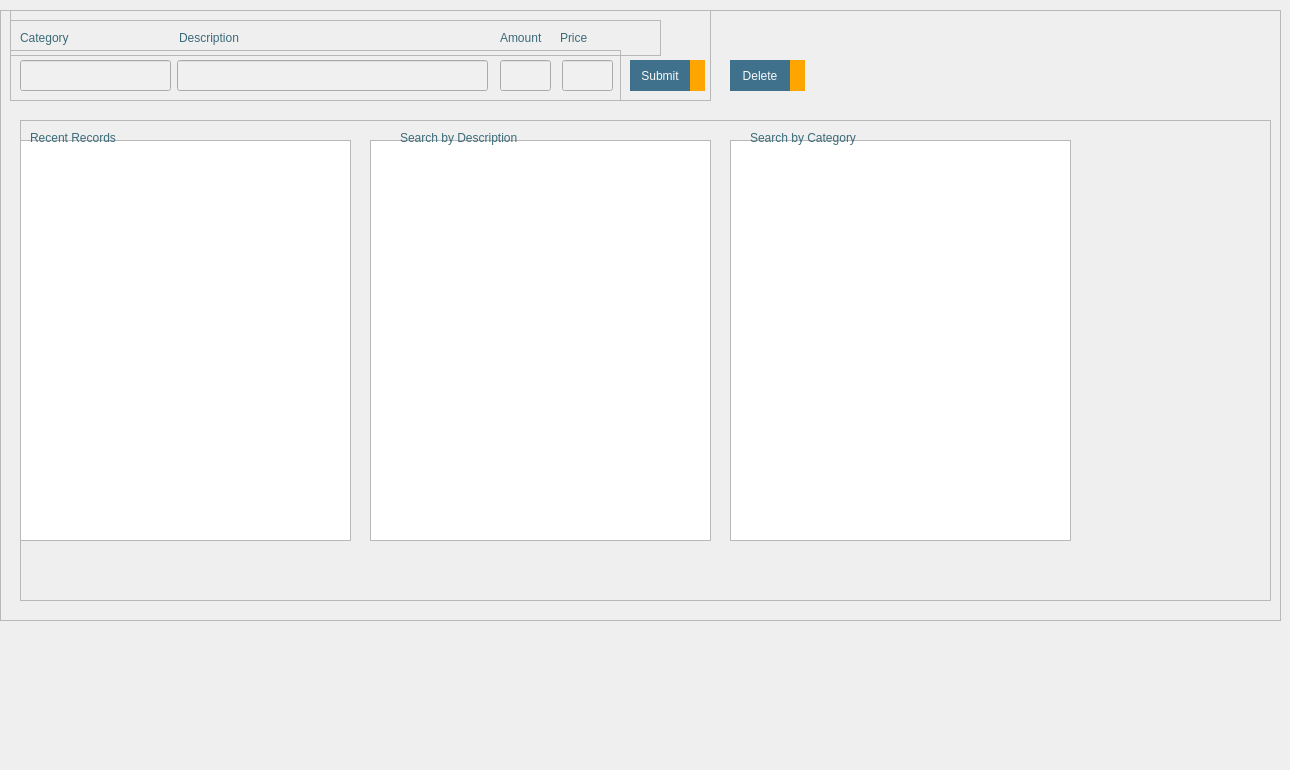
       <widget class="QWidget" name="food_menu">
        <attribute name="title">
         <string>Food Menu</string>
        </attribute>
        <widget class="QFrame" name="frame_3">
         <property name="geometry">
          <rect>
           <x>0</x>
           <y>10</y>
           <width>1281</width>
           <height>611</height>
          </rect>
         </property>
         <property name="frameShape">
          <enum>QFrame::Shape::StyledPanel</enum>
         </property>
         <property name="frameShadow">
          <enum>QFrame::Shadow::Raised</enum>
         </property>
         <widget class="QFrame" name="frame_8">
          <property name="geometry">
           <rect>
            <x>10</x>
            <y>0</y>
            <width>701</width>
            <height>91</height>
           </rect>
          </property>
          <property name="frameShape">
           <enum>QFrame::Shape::StyledPanel</enum>
          </property>
          <property name="frameShadow">
           <enum>QFrame::Shadow::Raised</enum>
          </property>
          <widget class="QFrame" name="frame_6">
           <property name="geometry">
            <rect>
             <x>0</x>
             <y>40</y>
             <width>611</width>
             <height>51</height>
            </rect>
           </property>
           <property name="frameShape">
            <enum>QFrame::Shape::StyledPanel</enum>
           </property>
           <property name="frameShadow">
            <enum>QFrame::Shadow::Raised</enum>
           </property>
           <widget class="QLineEdit" name="lineEdit_price">
            <property name="geometry">
             <rect>
              <x>552</x>
              <y>10</y>
              <width>51</width>
              <height>31</height>
             </rect>
            </property>
            <property name="styleSheet">
             <string notr="true">selection-background-color: rgb(184, 184, 184);
font: 10pt &quot;Segoe UI&quot;;
color: rgb(58, 58, 58);
background-color: rgb(240, 240, 240);
border-color: rgb(52, 52, 52);</string>
            </property>
           </widget>
           <widget class="QLineEdit" name="lineEdit_category">
            <property name="geometry">
             <rect>
              <x>10</x>
              <y>10</y>
              <width>151</width>
              <height>31</height>
             </rect>
            </property>
            <property name="styleSheet">
             <string notr="true">selection-background-color: rgb(184, 184, 184);
font: 10pt &quot;Segoe UI&quot;;
color: rgb(58, 58, 58);
background-color: rgb(240, 240, 240);
border-color: rgb(52, 52, 52);</string>
            </property>
           </widget>
           <widget class="QLineEdit" name="lineEdit_amount">
            <property name="geometry">
             <rect>
              <x>490</x>
              <y>10</y>
              <width>51</width>
              <height>31</height>
             </rect>
            </property>
            <property name="styleSheet">
             <string notr="true">selection-background-color: rgb(184, 184, 184);
font: 10pt &quot;Segoe UI&quot;;
color: rgb(58, 58, 58);
background-color: rgb(240, 240, 240);
border-color: rgb(52, 52, 52);</string>
            </property>
           </widget>
           <widget class="QLineEdit" name="lineEdit_description">
            <property name="geometry">
             <rect>
              <x>167</x>
              <y>10</y>
              <width>311</width>
              <height>31</height>
             </rect>
            </property>
            <property name="styleSheet">
             <string notr="true">selection-background-color: rgb(184, 184, 184);
font: 10pt &quot;Segoe UI&quot;;
color: rgb(58, 58, 58);
background-color: rgb(240, 240, 240);
border-color: rgb(52, 52, 52);</string>
            </property>
           </widget>
          </widget>
          <widget class="QFrame" name="frame_9">
           <property name="geometry">
            <rect>
             <x>0</x>
             <y>10</y>
             <width>651</width>
             <height>36</height>
            </rect>
           </property>
           <property name="frameShape">
            <enum>QFrame::Shape::StyledPanel</enum>
           </property>
           <property name="frameShadow">
            <enum>QFrame::Shadow::Raised</enum>
           </property>
           <widget class="QLabel" name="label_6">
            <property name="geometry">
             <rect>
              <x>10</x>
              <y>10</y>
              <width>131</width>
              <height>16</height>
             </rect>
            </property>
            <property name="styleSheet">
             <string notr="true">color: rgb(59, 106, 120);
font: 9pt &quot;Segoe UI&quot;;</string>
            </property>
            <property name="text">
             <string>Category</string>
            </property>
           </widget>
           <widget class="QLabel" name="label_9">
            <property name="geometry">
             <rect>
              <x>169</x>
              <y>10</y>
              <width>121</width>
              <height>16</height>
             </rect>
            </property>
            <property name="styleSheet">
             <string notr="true">color: rgb(59, 106, 120);
font: 9pt &quot;Segoe UI&quot;;</string>
            </property>
            <property name="text">
             <string>Description</string>
            </property>
           </widget>
           <widget class="QLabel" name="label_10">
            <property name="geometry">
             <rect>
              <x>490</x>
              <y>10</y>
              <width>61</width>
              <height>16</height>
             </rect>
            </property>
            <property name="styleSheet">
             <string notr="true">color: rgb(59, 106, 120);
font: 9pt &quot;Segoe UI&quot;;</string>
            </property>
            <property name="text">
             <string>Amount</string>
            </property>
           </widget>
           <widget class="QLabel" name="label_11">
            <property name="geometry">
             <rect>
              <x>550</x>
              <y>10</y>
              <width>61</width>
              <height>16</height>
             </rect>
            </property>
            <property name="styleSheet">
             <string notr="true">color: rgb(59, 106, 120);
font: 9pt &quot;Segoe UI&quot;;</string>
            </property>
            <property name="text">
             <string>Price</string>
            </property>
           </widget>
          </widget>
          <widget class="QPushButton" name="pushButton_submit_item">
           <property name="geometry">
            <rect>
             <x>620</x>
             <y>50</y>
             <width>75</width>
             <height>31</height>
            </rect>
           </property>
           <property name="styleSheet">
            <string notr="true">QPushButton {
    color: rgb(249, 249, 249);
    border-radius: 0px;
	
	
	font: 8pt &quot;Segoe UI&quot;;
	background-color: rgb(63, 113, 140);
	
    border-right: 15px solid orange; /* Προσθήκη κίτρινης γραμμής περιγράμματος στη δεξιά πλευρά */
}

QPushButton:hover {
   
	background-color: rgb(99, 99, 99);
}
</string>
           </property>
           <property name="text">
            <string>Submit</string>
           </property>
          </widget>
         </widget>
         <widget class="QFrame" name="frame_10">
          <property name="geometry">
           <rect>
            <x>20</x>
            <y>110</y>
            <width>1251</width>
            <height>481</height>
           </rect>
          </property>
          <property name="frameShape">
           <enum>QFrame::Shape::StyledPanel</enum>
          </property>
          <property name="frameShadow">
           <enum>QFrame::Shadow::Raised</enum>
          </property>
          <widget class="QLabel" name="label_12">
           <property name="geometry">
            <rect>
             <x>10</x>
             <y>10</y>
             <width>131</width>
             <height>16</height>
            </rect>
           </property>
           <property name="styleSheet">
            <string notr="true">color: rgb(59, 106, 120);</string>
           </property>
           <property name="text">
            <string>Recent Records</string>
           </property>
          </widget>
          <widget class="QListView" name="listView_description">
           <property name="geometry">
            <rect>
             <x>350</x>
             <y>20</y>
             <width>341</width>
             <height>401</height>
            </rect>
           </property>
           <property name="styleSheet">
            <string notr="true">color: rgb(50, 100, 111);</string>
           </property>
          </widget>
          <widget class="QListView" name="listView_category">
           <property name="geometry">
            <rect>
             <x>710</x>
             <y>20</y>
             <width>341</width>
             <height>401</height>
            </rect>
           </property>
           <property name="styleSheet">
            <string notr="true">color: rgb(50, 100, 111);</string>
           </property>
          </widget>
          <widget class="QListView" name="productListView">
           <property name="geometry">
            <rect>
             <x>0</x>
             <y>20</y>
             <width>331</width>
             <height>401</height>
            </rect>
           </property>
           <property name="styleSheet">
            <string notr="true">color: rgb(50, 100, 111);</string>
           </property>
          </widget>
          <widget class="QLabel" name="label_13">
           <property name="geometry">
            <rect>
             <x>730</x>
             <y>10</y>
             <width>131</width>
             <height>16</height>
            </rect>
           </property>
           <property name="styleSheet">
            <string notr="true">color: rgb(59, 106, 120);</string>
           </property>
           <property name="text">
            <string>Search by Category</string>
           </property>
          </widget>
          <widget class="QLabel" name="label_14">
           <property name="geometry">
            <rect>
             <x>380</x>
             <y>10</y>
             <width>171</width>
             <height>16</height>
            </rect>
           </property>
           <property name="styleSheet">
            <string notr="true">color: rgb(59, 106, 120);</string>
           </property>
           <property name="text">
            <string>Search by Description</string>
           </property>
          </widget>
          <zorder>listView_description</zorder>
          <zorder>listView_category</zorder>
          <zorder>productListView</zorder>
          <zorder>label_13</zorder>
          <zorder>label_14</zorder>
          <zorder>label_12</zorder>
         </widget>
         <widget class="QPushButton" name="pushButton_delete_item">
          <property name="geometry">
           <rect>
            <x>730</x>
            <y>50</y>
            <width>75</width>
            <height>31</height>
           </rect>
          </property>
          <property name="styleSheet">
           <string notr="true">QPushButton {
    color: rgb(249, 249, 249);
    border-radius: 0px;
	
	
	font: 8pt &quot;Segoe UI&quot;;
	background-color: rgb(63, 113, 140);
	
    border-right: 15px solid orange; /* Προσθήκη κίτρινης γραμμής περιγράμματος στη δεξιά πλευρά */
}

QPushButton:hover {
   
	background-color: rgb(99, 99, 99);
}
</string>
          </property>
          <property name="text">
           <string>Delete</string>
          </property>
         </widget>
        </widget>
        <widget class="QWidget" name="widget" native="true">
         <property name="geometry">
          <rect>
           <x>-10</x>
           <y>620</y>
           <width>751</width>
           <height>141</height>
          </rect>
         </property>
         <widget class="QFrame" name="frame_7">
          <property name="geometry">
           <rect>
            <x>550</x>
            <y>430</y>
            <width>1291</width>
            <height>191</height>
           </rect>
          </property>
          <property name="styleSheet">
           <string notr="true">background-color: rgb(62, 62, 62);</string>
          </property>
          <property name="frameShape">
           <enum>QFrame::Shape::StyledPanel</enum>
          </property>
          <property name="frameShadow">
           <enum>QFrame::Shadow::Raised</enum>
          </property>
          <widget class="QGraphicsView" name="occupation_graph">
           <property name="geometry">
            <rect>
             <x>20</x>
             <y>10</y>
             <width>421</width>
             <height>171</height>
            </rect>
           </property>
           <property name="frameShape">
            <enum>QFrame::Shape::NoFrame</enum>
           </property>
          </widget>
         </widget>
        </widget>
       </widget>
